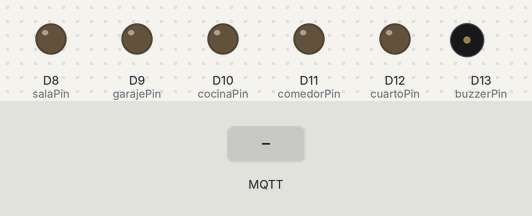
Bench run of a sketch on a simulated Arduino Uno R4 WiFi. Parts: output pins drawn as LEDs (lit = HIGH), buzzer (waves = sounding, pin HIGH). The test bench sets the inputs (shaded band). WiFi joins after 1.5 s; servers stay silent unless stated; no MQTT or app messages arrive unless stated; what the sketch prints to the serial monitor is not drawn.

Above: at 2.7 s.
2.8 s: MQTT message "luz prendida" arrives on the first subscribed topic
At 3.2 s:
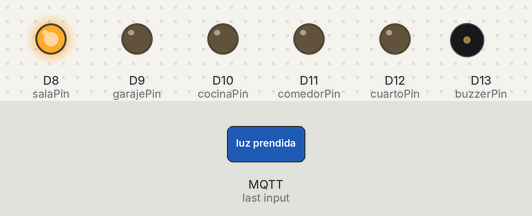
4.3 s: MQTT message "luz prendida" arrives on the second subscribed topic
At 5.5 s:
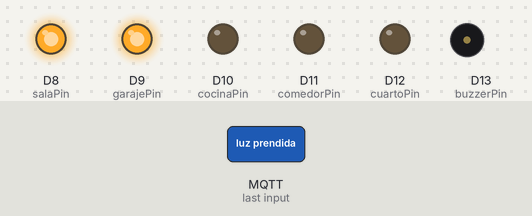
5.8 s: MQTT message "Luces/Sala" arrives on the first subscribed topic
At 6.7 s:
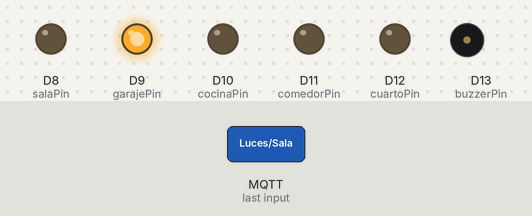
7.3 s: MQTT message "luz prendida" arrives on the third subscribed topic
At 7.8 s:
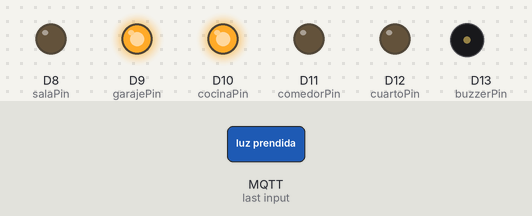
8.8 s: MQTT message "Luces/Sala" arrives on the second subscribed topic
At 10.0 s:
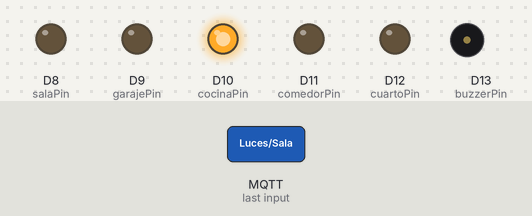
10.3 s: MQTT message "luz prendida" arrives on the first subscribed topic
At 11.3 s:
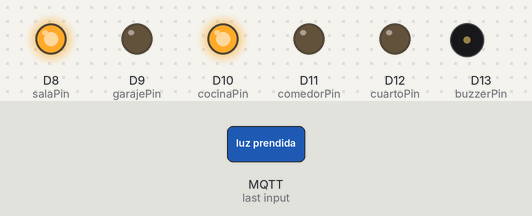
Timing chart, 0 to 12.8 s (numbered marks = the images above; inputs shaded):
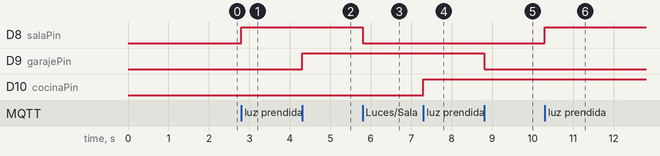

Measured:
- after the input at 2.8 s, D8 (salaPin): LOW → HIGH at once
- after the input at 4.3 s, D9 (garajePin): LOW → HIGH at once
- after the input at 5.8 s, D8 (salaPin): HIGH → LOW at once
- after the input at 7.3 s, D10 (cocinaPin): LOW → HIGH at once
- after the input at 8.8 s, D9 (garajePin): HIGH → LOW at once
- after the input at 10.3 s, D8 (salaPin): LOW → HIGH at once

The sketch:

Password.ino
```cpp
// Archivo Password.ino
// Define tus credenciales WiFi aquí

#define SECRET_SSID "TOVAR"
#define SECRET_PASS "123456789"
```

WiFiPing.ino
```cpp
#include <WiFiS3.h>
#include <PubSubClient.h>
//#include "arduino_secrets.h"

// --- WiFi ---
char ssid[] = SECRET_SSID;
char pass[] = SECRET_PASS;

// --- MQTT ---
const char* mqtt_server = "161.132.38.123";
const int mqtt_port = 1883;

WiFiClient wifiClient;
PubSubClient client(wifiClient);

// --- Pines de luces ---
const int salaPin    = 8;
const int garajePin  = 9;
const int cocinaPin  = 10;
const int comedorPin = 11;
const int cuartoPin  = 12;

// --- Buzzer ---
const int buzzerPin = 13;

// --- Conexión WiFi ---
void setup_wifi() {
  WiFi.begin(ssid, pass);
  Serial.print("Conectando a WiFi");
  while (WiFi.status() != WL_CONNECTED) {
    delay(500);
    Serial.print(".");
  }
  Serial.println("\n✅ Conectado a WiFi");
}

// --- Callback MQTT ---
void callback(char* topic, byte* payload, unsigned int length) {
  String mensaje;
  for (unsigned int i = 0; i < length; i++) {
    mensaje += (char)payload[i];
  }

  Serial.print("📩 Mensaje recibido en ");
  Serial.print(topic);
  Serial.print(": ");
  Serial.println(mensaje);

  // Control de luces según tópico y mensaje
  if (String(topic) == "Luces/Sala")          digitalWrite(salaPin,    mensaje == "luz prendida");
  if (String(topic) == "Luces/Garaje")        digitalWrite(garajePin,  mensaje == "luz prendida");
  if (String(topic) == "Luces/Cocina")        digitalWrite(cocinaPin,  mensaje == "luz prendida");
  if (String(topic) == "Luces/Sala_Comedor")  digitalWrite(comedorPin, mensaje == "luz prendida");
  if (String(topic) == "Luces/Cuarto")        digitalWrite(cuartoPin,  mensaje == "luz prendida");

  // Control del buzzer (alarma)
  if (String(topic) == "Sistema/Alarma" && mensaje == "Alarma_Activada") {
    digitalWrite(buzzerPin, HIGH);
    delay(5000);              // mantener encendido 5 segundos
    digitalWrite(buzzerPin, LOW);
  }
}

// --- Reconexión MQTT ---
void reconnect() {
  while (!client.connected()) {
    Serial.print("Intentando conexión MQTT...");
    if (client.connect("ArduinoR4LucesAlarma")) {
      Serial.println("✅ Conectado al broker MQTT");
      client.subscribe("Luces/Sala");
      client.subscribe("Luces/Garaje");
      client.subscribe("Luces/Cocina");
      client.subscribe("Luces/Sala_Comedor");
      client.subscribe("Luces/Cuarto");
      client.subscribe("Sistema/Alarma");
    } else {
      Serial.print("❌ Error, rc=");
      Serial.print(client.state());
      Serial.println(" -> Reintentando en 5 segundos");
      delay(5000);
    }
  }
}

// --- Setup ---
void setup() {
  Serial.begin(115200);

  pinMode(salaPin, OUTPUT);
  pinMode(garajePin, OUTPUT);
  pinMode(cocinaPin, OUTPUT);
  pinMode(comedorPin, OUTPUT);
  pinMode(cuartoPin, OUTPUT);
  pinMode(buzzerPin, OUTPUT);

  digitalWrite(salaPin, LOW);
  digitalWrite(garajePin, LOW);
  digitalWrite(cocinaPin, LOW);
  digitalWrite(comedorPin, LOW);
  digitalWrite(cuartoPin, LOW);
  digitalWrite(buzzerPin, LOW);

  setup_wifi();
  client.setServer(mqtt_server, mqtt_port);
  client.setCallback(callback);
}

// --- Loop ---
void loop() {
  if (!client.connected()) {
    reconnect();
  }
  client.loop();
}
```

arduino_secret_h.ino
```cpp
// Archivo Password.ino
// Define tus credenciales WiFi aquí

#define SECRET_SSID "TOVAR"
#define SECRET_PASS "123456789"
```
